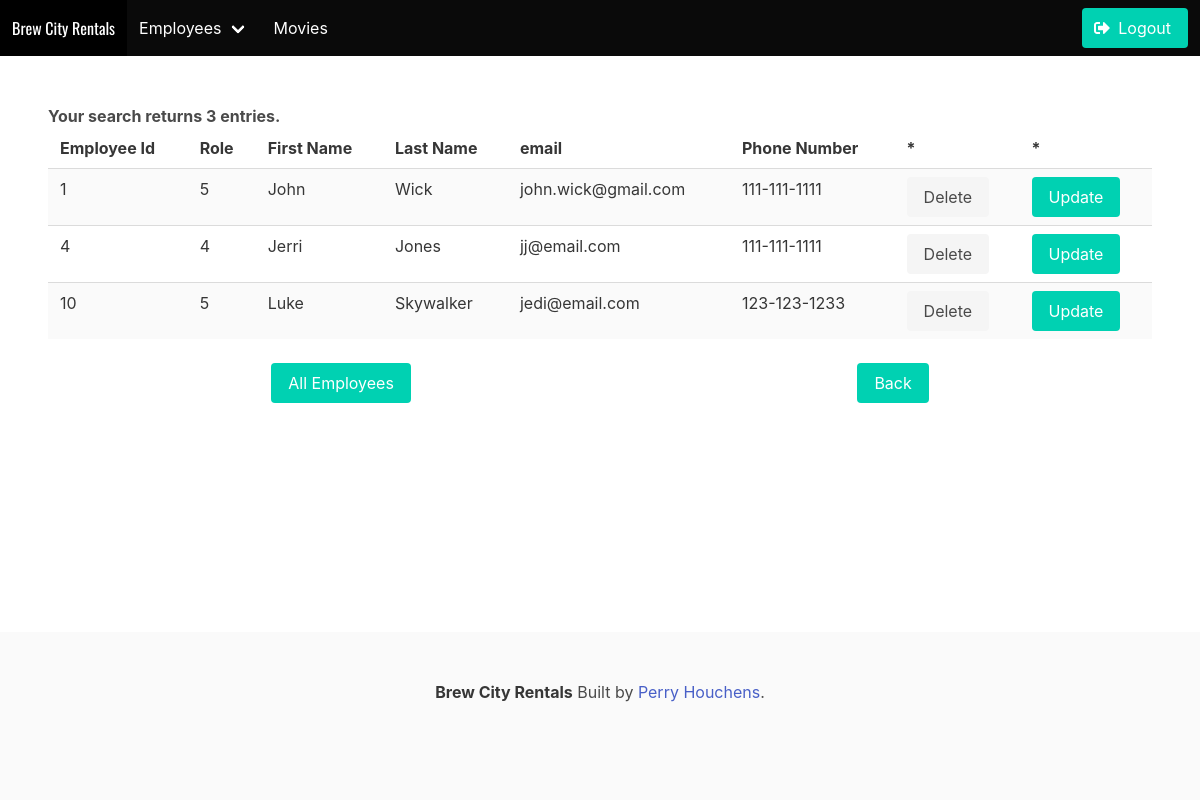
/htdocs/employee/search.php (signed in), run on the app's committed database.
### tables this page shows
CREATE TABLE `employee` (
  `employeeId` int(11) NOT NULL,
  `role` int(11) NOT NULL,
  `firstName` varchar(45) DEFAULT NULL,
  `lastName` varchar(45) DEFAULT NULL,
  `email` varchar(45) DEFAULT NULL,
  `phone` varchar(45) DEFAULT NULL,
  `createTime` timestamp NULL DEFAULT CURRENT_TIMESTAMP,
  `password` varchar(45) NOT NULL
);

### htdocs/employee/search.php (the view, shortened to what this page needs)
<?php
if (!isset($_SESSION['email']) || $_SESSION['role'] != 5){
	echo "You do not have permission to view this page!";
	echo "<br><a href=../Home/index.php>Home</a>";
	exit();
}else{
	include ('../includes/header.php');
	require_once ('../../mysqli_connect.php');
	echo '<section class="section">';
	if (empty($_POST['firstName'])||!empty($_POST['lastName'])){
		$lastName = mysqli_real_escape_string($dbc, $_POST['lastName']);
		$query="SELECT * FROM employee WHERE (lastName LIKE '%$lastName%')";
	}else {
		$query="SELECT * FROM employee";
	}
	$result = @mysqli_query ($dbc, $query);
	$num = mysqli_num_rows($result);
	if ($num > 0) {
		echo "<p><b>Your search returns $num entries.</b></p>";
		echo "<table class='table is-fullwidth is-striped'><tr>
		<th>Employee Id</th><th>Role</th><th>First Name</th><th>Last Name</th><th>email</th><th>Phone Number</th><th>*</th><th>*</th></tr>";
		while ($row = mysqli_fetch_array($result, MYSQLI_ASSOC)) {
			echo "<tr><td>".$row['employeeId']."</td>";
			echo "<td>".$row['role']."</td>";
			echo "<td>".$row['firstName']."</td>";
			echo "<td>".$row['lastName']."</td>";
			echo "<td>".$row['email']."</td>";
			echo "<td>".$row['phone']."</td>";
			echo "<td><a class='button is-light' href=deleteconfirm.php?id=".$row['employeeId'].">Delete</a></td>";
			echo "<td><a class='button is-primary' href=updateform.php?id=".$row['employeeId'].">Update</a></td></tr>";
		}
		echo "</table>";
	} else {
		echo '<p>Your search hits no result.</p>';
	}
	echo "<nav class='level'>
	<div class='level-item has-text-centered'>";
	echo ("<a class='button is-primary' href=index.php>All Employees</a><p>");
	echo 		"</div>
			<div class='level-item has-text-centered'>";
	echo ("<a class='button is-primary' href=searchform.php>Back</a><p>");
	echo   		"</div>
	</nav>";
echo '</section>';
	include ("../includes/footer.php");
}
?>

### htdocs/includes/main.css (style rules this page uses)
body { display: flex; min-height: 100vh; flex-direction: column; }

### data on the page
employee: employeeId "1", role "5", firstName "John", lastName "Wick", email "john.wick@gmail.com", phone "111-111-1111"
employee: employeeId "4", role "4", firstName "Jerri", lastName "Jones", email "jj@email.com", phone "111-111-1111"
employee: employeeId "10", role "5", firstName "Luke", lastName "Skywalker", email "jedi@email.com", phone "123-123-1233"

### other printed values
$num "3"
